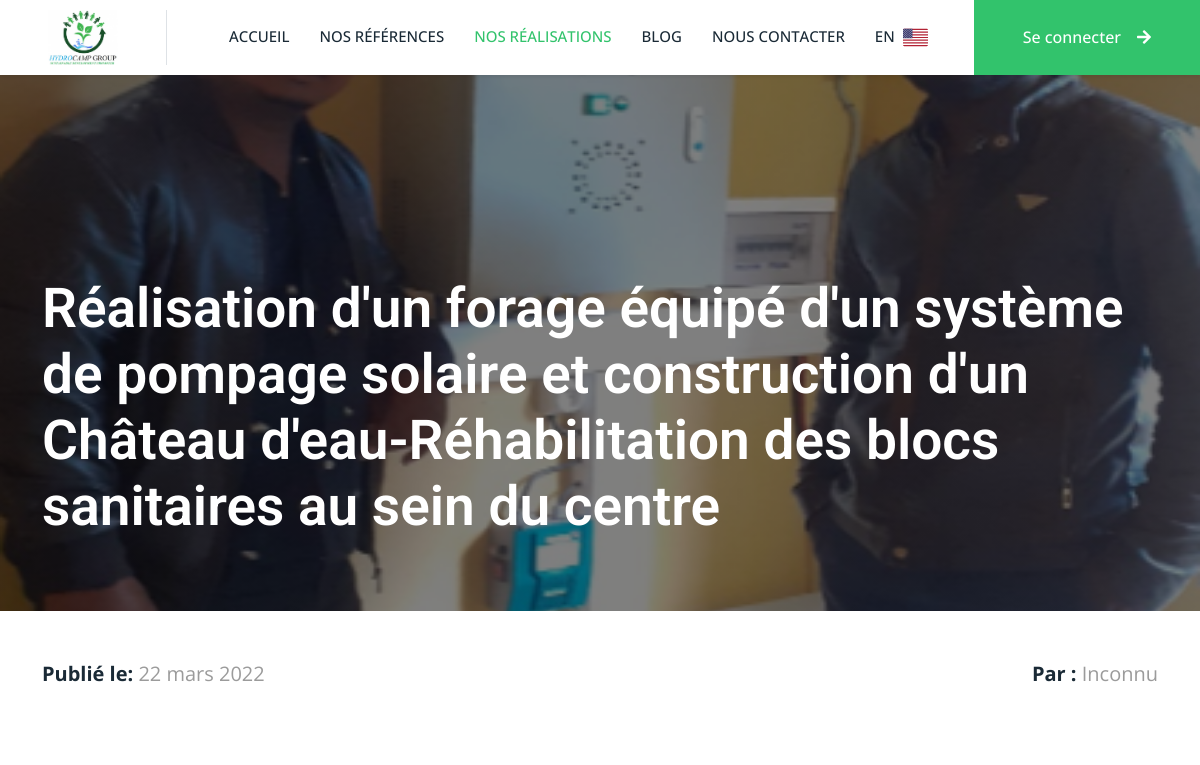
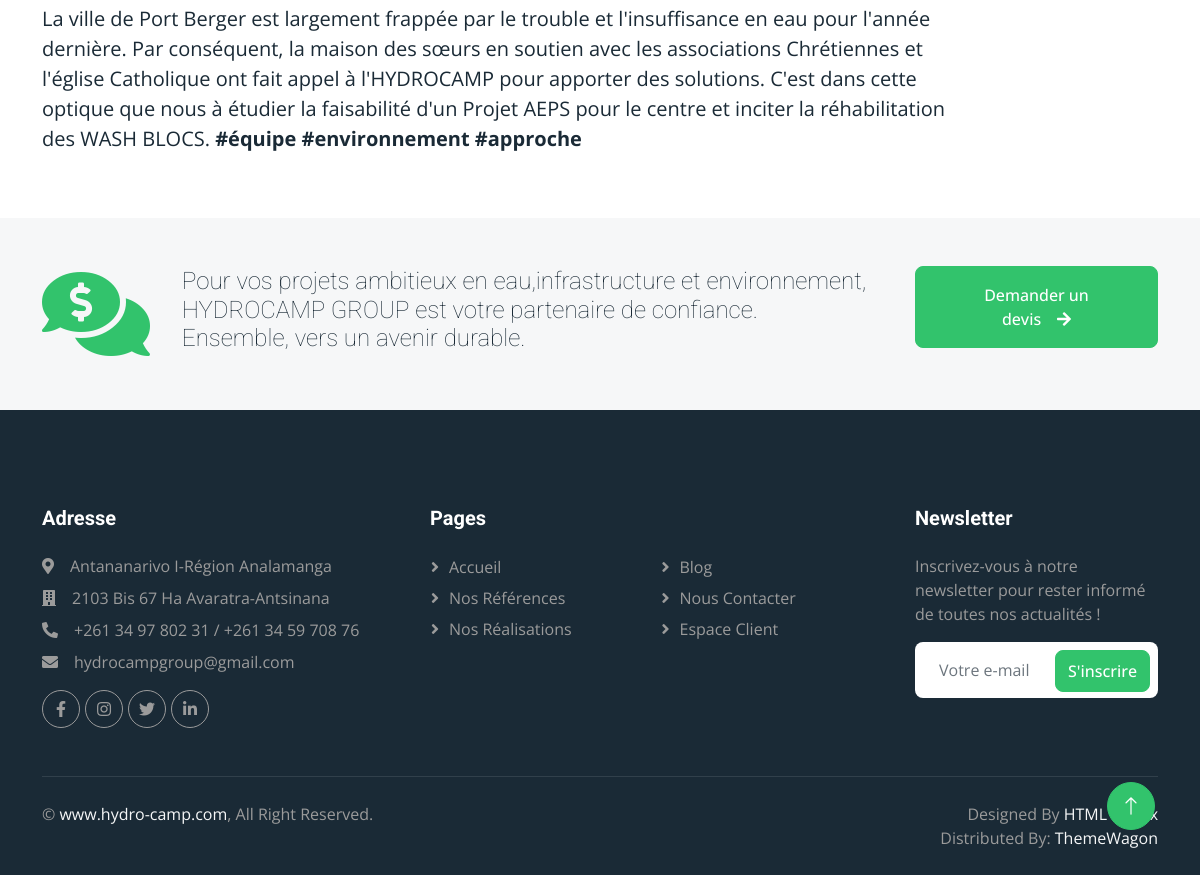
Before: /index.php/front/detail_achievements/3 with the older database file (2 pictures, top to bottom).
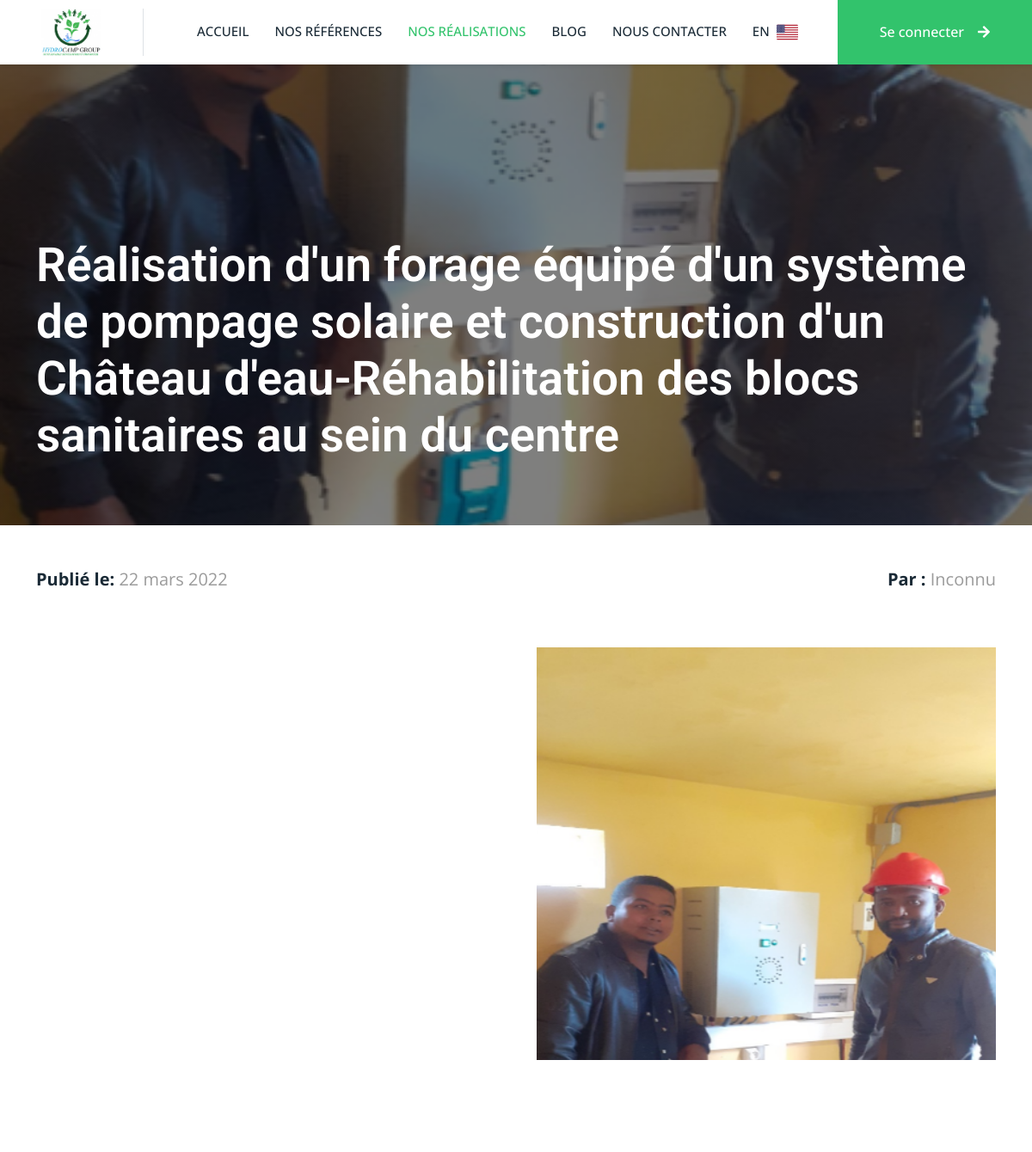
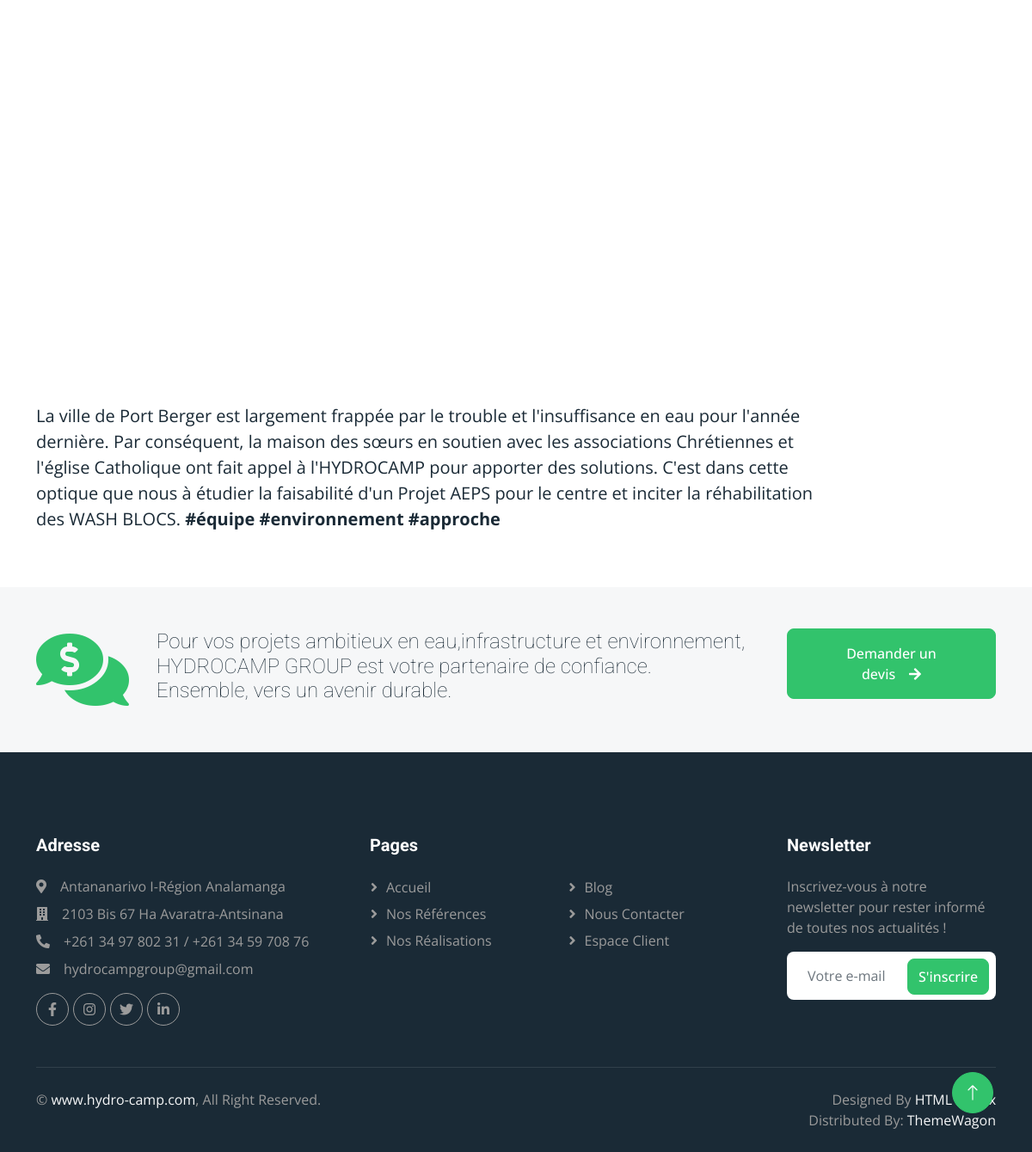
After: the same page with the newer database file (2 pictures, top to bottom).
### tables this page shows
create table achievements_images(
    id integer primary key auto_increment,
    idAchievement integer references achievements(id),
    image text not null
);

### application/controllers/Front.php (called while the page is built, shortened)
<?php
class Front extends CI_Controller
{
	public function detail_achievements($id = 1)
	{
		if ($this->session->has_userdata('lang') == false) {
			$this->session->set_userdata('lang', 'fr');
		}
		$lang = $this->session->lang;
		$data = $this->data->getData();
		$data['lang'] = $lang;
		$data['page'] = 'achievements';
		$data['realisation'] = $this->realisation->getById($id);
		$data['realisation'] = $this->realisation->setAllImages_oneAchievement($data['realisation']);
		$date = new DateTime($data['realisation']['date_publication']);
		$formatted_date_EN = $date->format('d F Y');
		$data['realisation']['date_publication_formatted_EN'] = $formatted_date_EN;
		$locale = 'fr_FR';
		$dateFormatter = new IntlDateFormatter($locale, IntlDateFormatter::LONG, IntlDateFormatter::NONE);
		$formatted_date_FR = $dateFormatter->format($date);
		$data['realisation']['date_publication_formatted_FR'] = $formatted_date_FR;
		if ($this->session->has_userdata('user') == false) {
			$data['session'] = false;
		} else {
			$data['session'] = $this->session->user;
		}
		$this->load->view('pages/detail_achievements', ['data' => $data]);
	}
}

### index.php (called while the page is built, shortened)
<?php
require_once BASEPATH.'core/CodeIgniter.php';

### application/models/Data_model.php (called while the page is built, shortened)
<?php
class Data_model extends CI_Model {
  public function getData(){
      return $data;
  }
}

### application/models/Realisation_model.php (called while the page is built, shortened)
<?php
class Realisation_model extends CI_Model {
public function getById($id = 1) {
  $this->db->where('id', $id);
  $query = $this->db->get("v_realisations");
  $tab = json_decode(json_encode($query->result()), true);
  return $tab[0];
}
public function setAllImages_oneAchievement($achievement) {
  $this->db->where('idAchievement', $achievement['id']);
  $achievement['images'] = json_decode(json_encode($this->db->get("achievements_images")->result()), true);
  return $achievement;
}
}

### application/views/pages/detail_achievements.php (the view, shortened to what this page needs)
<?php $this->load->view("templates/header"); ?>
<div class="container-fluid page-header-achievements py-5" style="
		background: linear-gradient(rgba(0, 0, 0, 0.5), rgba(0, 0, 0, 0.5)),
			url(<?= base_url('assets/') ?>img/<?= $data['realisation']['image_couverture']; ?>) center center no-repeat;background-size: cover;">
    <div class="container" style="padding-top: 6.5rem !important; padding-bottom: 1rem !important;">
        <h1 class="display-3 text-white pt-5 animated slideInDown" style="font-weight: 600; font-size: 55px;">
        <?= $data['realisation']['nom_mission_' . (strtoupper($data['lang']))]; ?>
        </h1>
    </div>
</div>
<div class="container-xxl py-5">
    <div class="container">
        <div class="d-flex fs-5 mb-5">
            <p>
                <span class="fw-bold text-dark"><?= $data['detail_achievements_' . $data['lang']]['item1'] ?> </span>
                <?= $data['realisation']['date_publication_formatted_' . (strtoupper($data['lang']))]; ?>
            </p>
            <p class="ms-auto">
                <span class="fw-bold text-dark"><?= $data['detail_achievements_' . $data['lang']]['item3'] ?>  :</span>
                <?php if($data['realisation']['auteur'] != '') {echo $data['realisation']['auteur'];} else { ?>
                    <?= $data['detail_achievements_' . $data['lang']]['item4'] ?>
                <?php } ?>
            </p>
        </div>
        <div class="row g-5 mb-5">
            <div class="col-lg-6 col-12 my-auto">
            </div>
            <?php foreach ($data['realisation']['images'] as $key => $img) { ?>
                <div class="col-lg-6 col-12 overflow-hidden" style="height: 60vh;">
                <img class="img-fluid w-100" src="<?= base_url('assets/') ?>img/<?= $img['image'] ?>" alt="">
                </div>
            <?php } ?>
        </div>
        <div class="row">
            <div class="col-lg-10 col-12">
                <p class="fs-5 text-dark">
                    <?= $data['realisation']['description_' . (strtoupper($data['lang']))] ?>
                    <b><?= $data['detail_achievements_' . $data['lang']]['item2'] ?> </b>
                </p>
            </div>
        </div>
    </div>
</div>
<?php $this->load->view("templates/footer"); ?>

### application/views/templates/header.php (shortened to what this page needs)
<!DOCTYPE html>
<html lang="en">
<head>
	<link href="https://cdnjs.cloudflare.com/ajax/libs/font-awesome/5.10.0/css/all.min.css" rel="stylesheet" />
	<link href="https://cdn.jsdelivr.net/npm/bootstrap-icons@1.4.1/font/bootstrap-icons.css" rel="stylesheet" />
	<link href="<?= base_url("assets/") ?>lib/animate/animate.min.css" rel="stylesheet" />
	<link href="<?= base_url("assets/") ?>lib/owlcarousel/assets/owl.carousel.min.css" rel="stylesheet" />
	<link href="<?= base_url("assets/") ?>lib/lightbox/css/lightbox.min.css" rel="stylesheet" />
	<link href="<?= base_url("assets/") ?>css/bootstrap.min.css" rel="stylesheet" />
	<link href="<?= base_url("assets/") ?>css/style.css" rel="stylesheet" />
</head>
<body>
	<nav class="navbar navbar-expand-lg bg-white navbar-light sticky-top p-0 shadow-sm" style="<?php if ($data['page'] === 'espace') echo 'box-shadow: 0 0.125rem 0.25rem rgba(0,0,0,0.075) !important;'; ?>">
		<div class="navbar-brand d-flex align-items-center">
			<a href="index.html" class=" d-flex align-items-center border-end px-4 px-lg-5">
				<img src="<?= base_url("assets/") ?>img/HYDROCAMP LOGO FINAL.PNG" alt="" width="70">
			</a>
		</div>
		<div class="collapse navbar-collapse" id="navbarCollapse">
			<div class="navbar-nav ms-auto p-4 p-lg-0">
				<a href="<?= site_url('front'); ?>" class="nav-item nav-link <?php if ($data['page'] === 'home') echo 'active'; ?>"><?= $data['header_' . $data['lang']]['item1'] ?></a>
				<a href="<?= site_url('front/reference'); ?>" class="nav-item nav-link <?php if ($data['page'] === 'reference') echo 'active'; ?>"><?= $data['header_' . $data['lang']]['item2'] ?></a>
				<a href="<?= site_url('front/achievements'); ?>" class="nav-item nav-link <?php if ($data['page'] === 'achievements') echo 'active'; ?>"><?= $data['header_' . $data['lang']]['item3'] ?></a>
				<a href="<?= site_url('front/blogs'); ?>" class="nav-item nav-link <?php if ($data['page'] === 'blogs') echo 'active'; ?>"><?= $data['header_' . $data['lang']]['item4'] ?></a>
				<a href="<?= site_url('front/contact'); ?>" class="nav-item nav-link <?php if ($data['page'] === 'contact') echo 'active'; ?>"><?= $data['header_' . $data['lang']]['item5'] ?></a>
				<?php if ($data['lang'] === 'en') { ?>
					<a href="<?= site_url('language/index/fr/' . $data['page']); ?>" class="nav-item nav-link d-flex gap-2">
						<span>FR</span>
						<span class="d-flex">
							<img src="<?= base_url("assets/") ?>svg/france-flag-icon.svg" alt="" width="25">
						</span>
					</a>
				<?php } else { ?>
					<a href="<?= site_url('language/index/en/' . $data['page']); ?>" class="nav-item nav-link d-flex gap-2">
						<span>EN</span>
						<span class="d-flex">
							<img src="<?= base_url("assets/") ?>svg/united-states-flag-icon.svg" alt="" width="25">
						</span>
					</a>
				<?php } ?>
				<?php if (!$data['session']) { ?>
					<a href="<?= site_url("front/sign_in") ?>" class="my-lg-0 my-3 btn btn-primary rounded-0 py-4 px-lg-5 d-lg-block ms-lg-3"><?= $data['header_' . $data['lang']]['item7'] ?><i class="fa fa-arrow-right ms-3"></i></a>
				<?php } else { ?>
					<a href="<?= site_url("utilisateur/log_out") ?>" class="my-lg-0 my-3 btn btn-warning rounded-0 py-4 px-lg-5 d-lg-block ms-lg-3"><?= $data['header_' . $data['lang']]['item8'] ?><i class="fa fa-arrow-right ms-3"></i></a>
				<?php } ?>
			</div>
		</div>
	</nav>

### application/views/templates/footer.php (shortened to what this page needs)
<div class="container-fluid" style="background-color: #f6f7f8;">
    <div class="container py-5">
        <div class="row g-5 justify-content-center">
            <div class="col-lg-9 d-flex align-items-center" style="gap: 2rem;">
                <i class="fas fa-comments-dollar fa-6x" style="color: #32c36c;"></i>
                <h4 style="font-weight: lighter;">
                    <?= $data['footer_' . $data['lang']]['item1'] ?>
                </h4>
            </div>
            <div class="col-lg-3">
                <?php if ($data['session']!=false){ ?>
                    <a href="<?= site_url("front/devis") ?>" class="btn btn-primary py-3 px-5"><?= $data['footer_' . $data['lang']]['button_devis'] ?><i class="fa fa-arrow-right ms-3"></i></a>
                <?php }else{ ?>
                    <a href="<?= site_url("front/sign_in") ?>" class="btn btn-primary py-3 px-5"><?= $data['footer_' . $data['lang']]['button_devis'] ?><i class="fa fa-arrow-right ms-3"></i></a>
                <?php } ?>
            </div>
        </div>
    </div>
</div>
<div class="container-fluid bg-dark text-body footer mt-0 pt-lg-5 wow fadeIn" data-wow-delay="0.1s">
    <div class="container py-5">
        <div class="row g-5">
            <div class="col-lg-4 col-md-6">
                <h5 class="text-white mb-4"><?= $data['footer_' . $data['lang']]['address'] ?></h5>
                <p class="mb-2"><i class="fa fa-map-marker-alt me-3"></i>Antananarivo I-Région Analamanga</p>
                <p class="mb-2"><i class="fas fa-building me-3"></i>2103 Bis 67 Ha Avaratra-Antsinana</p>
                <p class="mb-2"><i class="fa fa-phone-alt me-3"></i>+261 34 97 802 31 / +261 34 59 708 76</p>
                <p class="mb-2"><i class="fa fa-envelope me-3"></i>hydrocampgroup@gmail.com</p>
                <div class="d-flex pt-2">
                    <a class="btn btn-square btn-outline-light btn-social" href=""><i class="fab fa-facebook-f"></i></a>
                    <a class="btn btn-square btn-outline-light btn-social" href=""><i class="fab fa-instagram"></i></a>
                    <a class="btn btn-square btn-outline-light btn-social" href=""><i class="fab fa-twitter"></i></a>
                    <a class="btn btn-square btn-outline-light btn-social" href=""><i class="fab fa-linkedin-in"></i></a>
                </div>
            </div>
            <div class="col-lg-5 col-md-6">
                <h5 class="text-white mb-4"><?= $data['footer_' . $data['lang']]['item3'] ?></h5>
                <div class="row">
                    <div class="col-lg-6">
                        <a class="btn btn-link" href="<?= site_url('front'); ?>"><?= $data['header_' . $data['lang']]['item1'] ?></a>
                        <a class="btn btn-link" href="<?= site_url('front/reference'); ?>"><?= $data['header_' . $data['lang']]['item2'] ?></a>
                        <a class="btn btn-link" href="<?= site_url('front/achievements'); ?>"><?= $data['header_' . $data['lang']]['item3'] ?></a>
                    </div>
                    <div class="col-lg-6">
                        <a class="btn btn-link" href="<?= site_url('front/blog'); ?>"><?= $data['header_' . $data['lang']]['item4'] ?></a>
                        <a class="btn btn-link" href="<?= site_url('front/contact'); ?>"><?= $data['header_' . $data['lang']]['item5'] ?></a>
                        <a class="btn btn-link" href="<?= site_url('front/sign_in'); ?>"><?= $data['header_' . $data['lang']]['item6'] ?></a>
                    </div>
                </div>
            </div>
            <div class="col-lg-3 col-md-6">
                <h5 class="text-white mb-4">Newsletter</h5>
                <p><?= $data['footer_' . $data['lang']]['item4'] ?></p>
                <div class="position-relative mx-auto" style="max-width: 400px;">
                    <form action="<?= site_url("utilisateur/send_news_letter") ?>" method="post">
                        <input class="form-control border-0 w-100 py-3 ps-4 pe-5" type="text" name="email" placeholder="<?= $data['footer_' . $data['lang']]['mail'] ?>">
                        <button type="submit" class="btn btn-primary py-2 position-absolute top-0 end-0 mt-2 me-2"><?= $data['footer_' . $data['lang']]['inscription'] ?></button>
                    </form>
                </div>
            </div>
        </div>
    </div>
    <div class="container">
        <div class="copyright">
            <div class="row">
                <div class="col-md-6 text-center text-md-start mb-3 mb-md-0">
                    &copy; <a href="#">www.hydro-camp.com</a>, All Right Reserved.
                </div>
                <div class="col-md-6 text-center text-md-end">
                    Designed By <a href="https://htmlcodex.com">HTML Codex</a>
                    <br />Distributed By:
                    <a href="https://themewagon.com" target="_blank">ThemeWagon</a>
                </div>
            </div>
        </div>
    </div>
</div>
<a href="#" class="btn btn-lg btn-primary btn-lg-square rounded-circle back-to-top"><i class="bi bi-arrow-up"></i></a>
</body>
</html>

### assets/css/style.css (style rules this page uses)
:root { --primary: #32c36c; --light: #f6f7f8; --dark: #1a2a36; }
.fw-bold { font-weight: 700 !important; }
.back-to-top { position: fixed; display: none; right: 45px; bottom: 45px; z-index: 99; }
.btn { font-weight: 500; transition: 0.5s; }
.btn.btn-primary, .btn.btn-outline-primary:hover { color: #ffffff; }
.btn-square { width: 38px; height: 38px; }
.btn-lg-square { width: 48px; height: 48px; }
.btn-square, .btn-sm-square, .btn-lg-square { padding: 0; display: flex; align-items: center; justify-content: center; font-weight: normal; }
.navbar.sticky-top { top: -100px; transition: 0.5s; }
.navbar .navbar-brand, .navbar a.btn { height: 75px; }
.navbar .navbar-nav .nav-link { margin-right: 30px; padding: 25px 0; color: var(--dark); font-size: 15px; font-weight: 500; text-transform: uppercase; outline: none; }
.navbar .navbar-nav .nav-link:hover, .navbar .navbar-nav .nav-link.active { color: var(--primary); }
.page-header-achievements { background: linear-gradient(rgba(0, 0, 0, 0.1), rgba(0, 0, 0, 0.1)), url(../img/achievements_bg.jpg) center -25em no-repeat; background-size: cover; }
.footer .btn.btn-social { margin-right: 5px; color: #9b9b9b; border: 1px solid #9b9b9b; border-radius: 38px; transition: 0.3s; }
.footer .btn.btn-link { display: block; margin-bottom: 5px; padding: 0; text-align: left; color: #9b9b9b; font-weight: normal; text-transform: capitalize; transition: 0.3s; }
.footer .btn.btn-link::before { position: relative; content: "\f105"; font-family: "Font Awesome 5 Free"; font-weight: 900; margin-right: 10px; }
.footer .copyright { padding: 25px 0; border-top: 1px solid rgba(256, 256, 256, 0.1); }
.footer .copyright a { color: var(--light); }

Changed rows visible on the page:
added achievements_images: image (picture)
